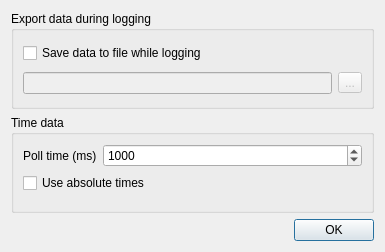
<?xml version="1.0" encoding="UTF-8"?>
<ui version="4.0">
 <class>LogDialog</class>
 <widget class="QDialog" name="LogDialog">
  <property name="geometry">
   <rect>
    <x>0</x>
    <y>0</y>
    <width>385</width>
    <height>252</height>
   </rect>
  </property>
  <property name="windowTitle">
   <string>Dialog</string>
  </property>
  <layout class="QVBoxLayout" name="verticalLayout">
   <item>
    <widget class="QGroupBox" name="groupBox">
     <property name="title">
      <string>Export data during logging</string>
     </property>
     <layout class="QVBoxLayout" name="verticalLayout_2">
      <item>
       <widget class="QCheckBox" name="checkWriteDuringLog">
        <property name="text">
         <string>Save data to file while logging</string>
        </property>
       </widget>
      </item>
      <item>
       <layout class="QHBoxLayout" name="horizontalLayout" stretch="1,0">
        <item>
         <widget class="QLineEdit" name="lineWriteDuringLogPath">
          <property name="enabled">
           <bool>false</bool>
          </property>
         </widget>
        </item>
        <item>
         <widget class="QToolButton" name="buttonWriteDuringLogPath">
          <property name="enabled">
           <bool>false</bool>
          </property>
          <property name="text">
           <string>...</string>
          </property>
         </widget>
        </item>
       </layout>
      </item>
     </layout>
    </widget>
   </item>
   <item>
    <widget class="QGroupBox" name="groupBox_2">
     <property name="title">
      <string>Time data</string>
     </property>
     <layout class="QFormLayout" name="formLayout">
      <property name="fieldGrowthPolicy">
       <enum>QFormLayout::AllNonFixedFieldsGrow</enum>
      </property>
      <item row="1" column="0">
       <widget class="QLabel" name="label_5">
        <property name="text">
         <string>Poll time (ms)</string>
        </property>
       </widget>
      </item>
      <item row="1" column="1">
       <widget class="QSpinBox" name="spinPollTime">
        <property name="enabled">
         <bool>true</bool>
        </property>
        <property name="maximum">
         <number>999999</number>
        </property>
        <property name="singleStep">
         <number>10</number>
        </property>
        <property name="value">
         <number>1000</number>
        </property>
       </widget>
      </item>
      <item row="2" column="0" colspan="2">
       <widget class="QCheckBox" name="checkAbsoluteTimes">
        <property name="text">
         <string>Use absolute times</string>
        </property>
       </widget>
      </item>
     </layout>
    </widget>
   </item>
   <item>
    <widget class="QDialogButtonBox" name="buttonBox">
     <property name="orientation">
      <enum>Qt::Horizontal</enum>
     </property>
     <property name="standardButtons">
      <set>QDialogButtonBox::Ok</set>
     </property>
    </widget>
   </item>
  </layout>
 </widget>
 <tabstops>
  <tabstop>checkWriteDuringLog</tabstop>
  <tabstop>lineWriteDuringLogPath</tabstop>
  <tabstop>buttonWriteDuringLogPath</tabstop>
  <tabstop>spinPollTime</tabstop>
  <tabstop>checkAbsoluteTimes</tabstop>
 </tabstops>
 <resources/>
 <connections>
  <connection>
   <sender>buttonBox</sender>
   <signal>accepted()</signal>
   <receiver>LogDialog</receiver>
   <slot>accept()</slot>
   <hints>
    <hint type="sourcelabel">
     <x>248</x>
     <y>254</y>
    </hint>
    <hint type="destinationlabel">
     <x>157</x>
     <y>274</y>
    </hint>
   </hints>
  </connection>
  <connection>
   <sender>buttonBox</sender>
   <signal>rejected()</signal>
   <receiver>LogDialog</receiver>
   <slot>reject()</slot>
   <hints>
    <hint type="sourcelabel">
     <x>316</x>
     <y>260</y>
    </hint>
    <hint type="destinationlabel">
     <x>286</x>
     <y>274</y>
    </hint>
   </hints>
  </connection>
 </connections>
</ui>
